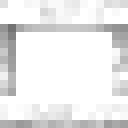
#> input picture scripts/generator_files/half_timber_template/halftimber_frame_p0.png, 16 x 16 px (shown 8 times larger); its folder holds only this picture in this run
$ python generate_half_timber_wooden_textures.py
#> lines starting #> are read from the running program, lines starting #| are printed output that depends on the picture; after the words box and inside, x2 and y2 are one past the last pixel; in counts of white or black regions, pixels touching at a corner belong together
import glob
import os

from PIL import Image, ImageChops


source = r"./generator_files/half_timber_template/"
target = r"../src/main/resources/assets/nekoration/textures/block/half_timber/"

wood_type_colors = {
    "oak": 0xB9955B,
    "spruce": 0x886541,
    "birch": 0xE8D699,
    "jungle": 0xB38564,
    "acacia": 0xB4653A,
    "dark_oak": 0x5C3C1B,
    "mangrove": 0x9C2525,
    "cherry": 0x9C2525,
    "bamboo": 0xCD9144,
    "crimson": 0x873468,
    "warped": 0x389A99,
}


def tint_rgba_multiply(img: Image.Image, rgb: int) -> Image.Image:
    """Multiply RGB by tint; alpha unchanged (Minecraft-style plank tint)."""
    img = img.convert("RGBA")
    r = (rgb >> 16) & 0xFF
    g = (rgb >> 8) & 0xFF
    b = rgb & 0xFF
    c_r, c_g, c_b, c_a = img.split()
    tint_r = Image.new("L", img.size, r)
    tint_g = Image.new("L", img.size, g)
    tint_b = Image.new("L", img.size, b)
    out_r = ImageChops.multiply(c_r, tint_r)
    out_g = ImageChops.multiply(c_g, tint_g)
    out_b = ImageChops.multiply(c_b, tint_b)
    return Image.merge("RGBA", (out_r, out_g, out_b, c_a))


def main():
    # Set cwd to file directory
    script_dir = os.path.dirname(os.path.abspath(__file__))
    os.chdir(script_dir)

    pattern = os.path.join(source, "*.png")
    for file_path in glob.glob(pattern):
        org_name = os.path.basename(file_path)
        print(f"Processing: {org_name}")
        with Image.open(file_path) as src:
#> src is the input picture: PIL image 16x16 LA; mean R, G, B, A 203.2, 203.2, 203.2, 159.4
            for wood_type, color in wood_type_colors.items():
                out_dir = os.path.join(target, wood_type)
                os.makedirs(out_dir, exist_ok=True)
                out_path = os.path.join(out_dir, org_name)
                tinted = tint_rgba_multiply(src, color)
                tinted.save(out_path)
#> this loop made 11 passes
#> pass 1, in tint_rgba_multiply, `c_r, c_g, c_b, c_a = img.split()`:
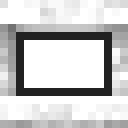
#> c_r: PIL image 16x16 L (shown 8 times larger); min 33, max 255, mean 203.2
#> pass 1, in tint_rgba_multiply, `c_r, c_g, c_b, c_a = img.split()`:
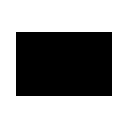
#> c_a: PIL image 16x16 L (shown 8 times larger); 62.5% white; 1 black region, box (x1, y1, x2, y2) and area: (2, 4, 14, 12) 96
#> after the loop:
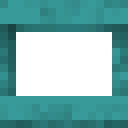
#> tinted: PIL image 16x16 RGBA (shown 8 times larger); mean R, G, B, A 44.4, 122.4, 121.7, 159.4; transparent parts drawn white


if __name__ == "__main__":
    main()

$ run again, on scripts/generator_files/half_timber_template/halftimber_frame_p0_t2.png
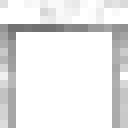
#> input picture scripts/generator_files/half_timber_template/halftimber_frame_p0_t2.png, 16 x 16 px (shown 8 times larger)
#> in main, src is the input picture: PIL image 16x16 LA; mean R, G, B, A 179.9, 179.9, 179.9, 111.6
#> the loop in main, `for wood_type, color in wood_type_colors.items():` made 11 passes
#> pass 1, in tint_rgba_multiply, `c_r, c_g, c_b, c_a = img.split()`:
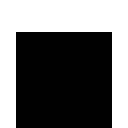
#> c_a: PIL image 16x16 L (shown 8 times larger); 43.8% white; 1 white region, box (x1, y1, x2, y2) and area: (0, 0, 16, 16) 112
#> after the loop in main, `for wood_type, color in wood_type_colors.items():`:
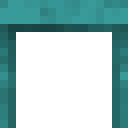
#> tinted: PIL image 16x16 RGBA (shown 8 times larger); mean R, G, B, A 39.2, 108.3, 107.6, 111.6; transparent parts drawn white
